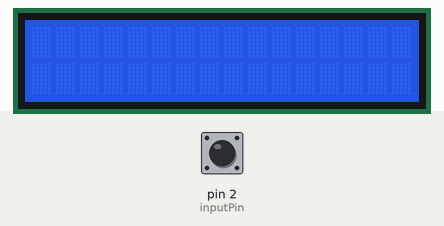
Simulated run of this sketch. Board: Arduino Uno, built with avr-gcc and run on an emulated ATmega328P. Parts: 16×2 character LCD. The test bench sets the inputs (shaded band); at power-on: pin 2 (inputPin) HIGH.

Above: at 1.2 s.
1.3 s: pin 2 (inputPin) pulled LOW for 0.15 s
At 2.7 s:
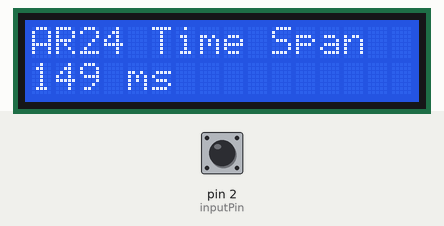
3.0 s: pin 2 (inputPin) pulled LOW for 1 s
At 5.2 s:
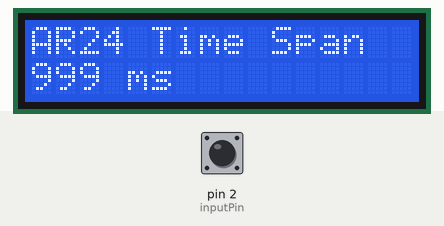
5.6 s: pin 2 (inputPin) pulled LOW for 1 s
At 7.2 s:
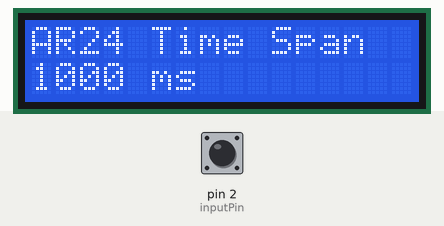
8.2 s: pin 2 (inputPin) pulled LOW for 3.2 s
At 12.1 s:
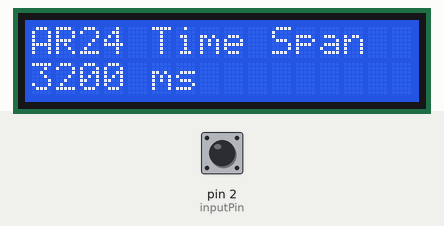
Timing chart, 0 to 13.6 s (numbered marks = the images above; inputs shaded):
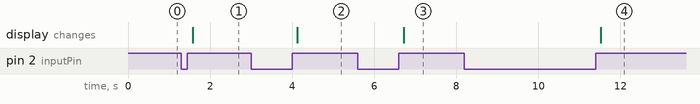

The sketch:

4._Switch_Time.ino
```cpp
/*
  예제 5.3
  디지털 신호 입력 시간 측정하기
*/
#include <Wire.h>
// I2C LCD 라리브러리 설정
#include <LiquidCrystal_I2C.h>

// LCD I2C address 설정 PCF8574:0x27, PCF8574A:0x3F
LiquidCrystal_I2C lcd(0x27, 16, 2); // LCD address:0x27, 16X2 LCD, 0x3F
int blinkNumber;

// 2번핀을 스위치 입력으로 설정
const int inputPin = 2;

// 현재의 시간을 저장하기 위한 변수
long startTime = 0;
// 실제 스위치가 눌린 후 지연되는 시간
long swCountTimer = 0;

void setup() {
  // 스위치 입력을 위하여 2번핀을 입력으로 설정하고 풀업시킨다
  pinMode(inputPin, INPUT_PULLUP);
  // 시리얼 통신을 설정한다
  Serial.begin(9600);

  lcd.init(); // LCD 설정
  lcd.backlight();  // 백라이트를 켠다.
  // Open Serial Monitor, Type to display 표시
  lcd.clear();
}

void loop() {
  // 스위치 입력이 발생하였을 경우 실행
  if (digitalRead(inputPin) == LOW) {
    // 현재의 시간을 startTime 변수에 넣는다.
    startTime = millis();
    // 스위치가 입력되는 동안 지연시킨다.
    while (digitalRead(inputPin) == LOW);
    // swCountTimer 변수에 스위치가 눌려진 시간을 넣는다.
    // 여기까지 측정된 시간에서 앞서 저장한 시간이 스위치가 눌려진 시간이 된다
    swCountTimer = millis() - startTime;

    delay(100);
    lcd.clear();
    lcd.setCursor(0, 0);
    lcd.print("AR24 Time Span");
    lcd.setCursor(0, 1);
    lcd.print(swCountTimer);
    lcd.print(" ms");

    for (char i = 0; i < blinkNumber; i++) {
      lcd.noBacklight();
      delay(250);
      lcd.backlight();
      delay(250);
    }

  };
}
```

Measured:
- after the input at 1.3 s, the display: changes after 0.27 s (image 1)
- after the input at 3.0 s, the display: changes after 1.1 s (image 2)
- after the input at 5.6 s, the display: changes after 1.1 s (image 3)
- after the input at 8.2 s, the display: changes after 3.3 s (image 4)
